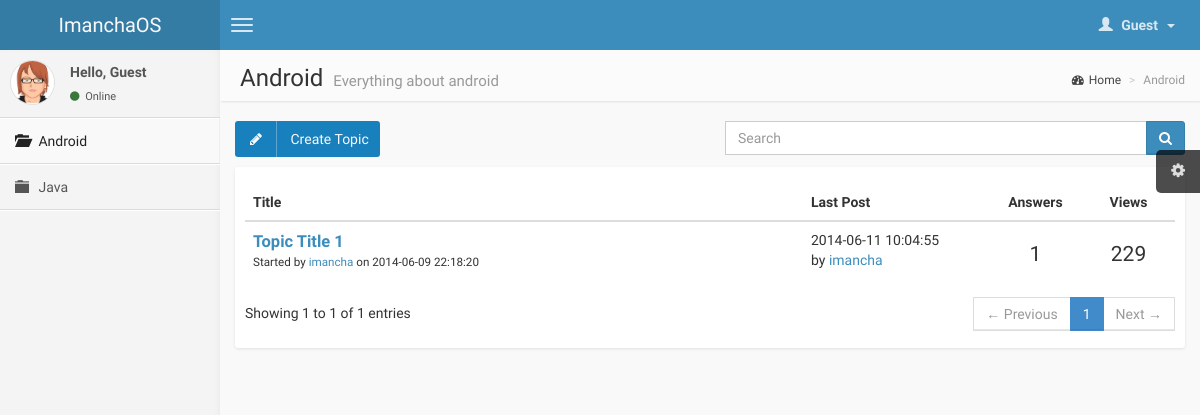
Before: /category.php?cid=1&title=Android with the older database file.
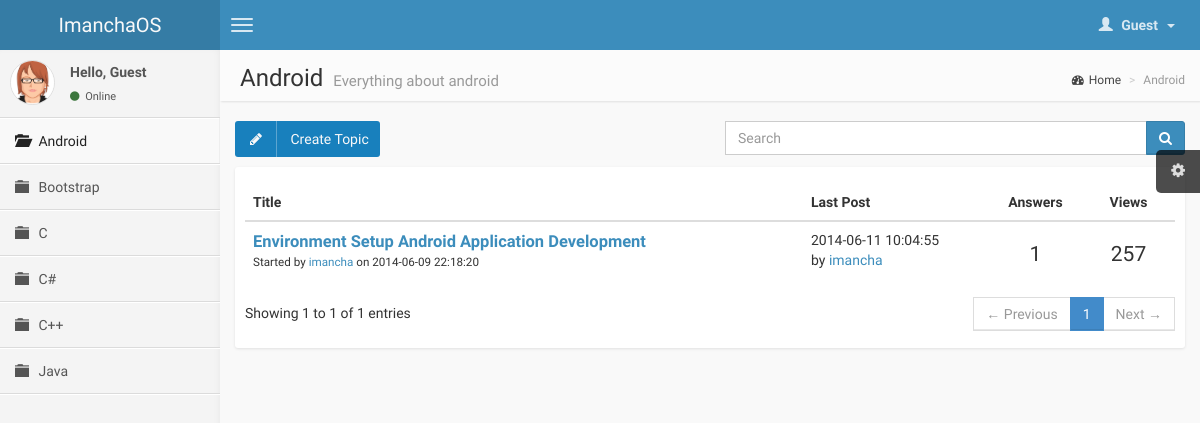
After: the same page with the newer database file.
### tables this page shows
CREATE TABLE IF NOT EXISTS `category` (
  `id_category` int(11) NOT NULL AUTO_INCREMENT,
  `name_category` varchar(30) NOT NULL,
  `description` varchar(50) NOT NULL,
  PRIMARY KEY (`id_category`)
);

CREATE TABLE IF NOT EXISTS `topic` (
  `id_topic` int(11) NOT NULL AUTO_INCREMENT,
  `id_category` int(11) NOT NULL,
  `title_topic` varchar(100) NOT NULL,
  `answers` int(11) NOT NULL DEFAULT '0',
  `views` int(11) NOT NULL DEFAULT '0',
  `date_topic` datetime NOT NULL,
  `reply_date_topic` datetime DEFAULT NULL,
  `creator_topic` varchar(30) NOT NULL,
  `last_post_by` varchar(30) NOT NULL,
  PRIMARY KEY (`id_topic`),
  KEY `id_category` (`id_category`),
  KEY `creator_topic` (`creator_topic`),
  KEY `last_post_by` (`last_post_by`)
);

### category.php (the view, shortened to what the changed rows need)
<?php include_once('function.inc');
  if(isset($_GET['cid']) && is_numeric($_GET['cid'])){
		$cid = (int) $_GET['cid'];
		if($cid > 0){
			$sql = "SELECT * FROM category WHERE id_category=$cid LIMIT 1";
			$res = mysql_query($sql) or die(mysql_error());
			if(mysql_num_rows($res) == 1){
				$row = mysql_fetch_assoc($res);
				$title = $row['name_category'];
				$description = $row['description'];
			}else{
				$error = TRUE;
			}
		}else{
			$error = TRUE;
		}
  }else{
		$error = TRUE;
	}
?>
<!DOCTYPE html>
<html>
  <head>
    <link href="css/bootstrap.min.css" rel="stylesheet" type="text/css" />
    <link href="css/font-awesome.min.css" rel="stylesheet" type="text/css" />
    <link href="css/ionicons.min.css" rel="stylesheet" type="text/css" />
    <link href="css/datatables/dataTables.bootstrap.css" rel="stylesheet" type="text/css" />
    <link href="css/imancha.css" rel="stylesheet" type="text/css" />
  </head>
  <body class="skin-blue">
    <div class="wrapper row-offcanvas row-offcanvas-left">
      <aside class="left-side sidebar-offcanvas"><?php sidebar(); ?></aside>
      <aside class="right-side">
        <section class="content-header">
          <?php echo '<h1>'.$title.' <small>'.$description.'</small></h1>'; ?>
          <ol class="breadcrumb">
            <li><a href="index.php"><i class="fa fa-dashboard"></i>Home</a></li>
            <li class="active"><?php echo $title; ?></li>
          </ol>
        </section>
        <section class="content">
					<div class="row">
						<div class="col-md-12">
							<div class="box box-solid">
								<?php
									$sql = "SELECT * FROM topic WHERE id_category=$cid ORDER BY reply_date_topic DESC";
									$res = mysql_query($sql) or die(mysql_error());
									if(mysql_num_rows($res) > 0){
										$topic .= '<div class="box-body table-responsive">';
										$topic .= '<table class="table table-hover" id="category">';
										$topic .= '<thead><tr><th width="60%">Title</th><th width="20%">Last Post</th><th width="10%" class="text-center">Answers</th><th width="10%" class="text-center">Views</th></tr></thead><tbody>';
										while($row = mysql_fetch_assoc($res)){
											$tid = $row['id_topic'];
											$title = $row['title_topic'];
											$answer = $row['answers'];
											$view = $row ['views'];
											$date = $row['date_topic'];
											$last = $row['last_post_by'];
											$reply = $row['reply_date_topic'];
											$creator = $row['creator_topic'];
											$sql0 = "SELECT id FROM user WHERE username='$creator' LIMIT 1";
											$res0 = mysql_query($sql0) or die(mysql_error());
											$row0 = mysql_fetch_array($res0);
											$sql1 = "SELECT id FROM user WHERE username='$last' LIMIT 1";
											$res1 = mysql_query($sql1) or die(mysql_error());
											$row1 = mysql_fetch_array($res1);
											if(isset($_SESSION['id']))
												$profil = 'href="profile.php?user='.$row0['id'].'"';
											else
												$profil = 'href="#required" data-toggle="modal" data-target="#login-modal"';
											if(isset($_SESSION['id']))
												$profile = 'href="profile.php?user='.$row1['id'].'"';
											else
												$profile = 'href="#required" data-toggle="modal" data-target="#login-modal"';
											$topic .= "<tr>
																	<td><p style='font-size: 16.5px;' class='no-margin'><b><a href='topic.php?cid=$cid&tid=$tid&title=$title'>$title</a></b></p><p style='font-size:smaller;'>Started by <a $profil>$creator</a> on $date</p></td>
																	<td><p class='no-margin'>$reply</p> by <a $profile>$last</a></td>
																	<td class='text-center'><p class='lead margin'>$answer</p></td>
																	<td class='text-center'><p class='lead margin'>$view</p></td>
																 </tr>";
										}
										$topic .= "</tbody></table></div>";
									}else{
										$topic = "<div class='box-body'>There are no topics available in $title categories yet.</div>";
									}
									echo $topic;
								?>
							</div>
						</div>
					</div>
        </section>
      </aside>
    </div>
  </body>
</html>

### function.inc (shortened to what the changed rows need)
<?php session_start();
	function sidebar(){
		if(isset($_SESSION['id'])){
			if($_SESSION['level'] == "admin")
				$dashboard = "<li><a href='admin.php'><i class='glyphicon glyphicon-eye-open'></i><span>Administrator</span></a></li>";
			$message = "<p>Hello, ".$_SESSION['username']."</p>";
			$dashboard .= "<li><a href='dashboard.php'><i class='fa fa-dashboard'></i><span>Dashboard</span></a></li>";
		}else{
			$message = "<p>Hello, Guest</p>";
			$dashboard = "";
		}
		echo '<section class="sidebar">
            <div class="user-panel">
                <div class="pull-left image">
                    <img src="img/avatar3.png" class="img-circle" alt="User Image" />
                </div>
                <div class="pull-left info">
									'.$message.'
									<a href="#"><i class="fa fa-circle text-success"></i> Online</a>
                </div>
            	</div>
            <ul class="sidebar-menu">'.$dashboard.'';
							$sql = "SELECT * FROM category ORDER BY name_category ASC";
							$res = mysql_query($sql) or die(mysql_error());
							if(mysql_num_rows($res) > 0){
								while($row = mysql_fetch_assoc($res)){
									$id = $row['id_category'];
									$name = $row['name_category'];
									if(isset($_GET['cid']) && ($_GET['cid'] == $id)){
										$active = "active";
										$icon = "glyphicon-folder-open";
									}else{
										$active = "";
										$icon = "glyphicon-folder-close";
									}
									echo '<li class='.$active.'>
													<a href="category.php?cid='.$id.'&title='.$name.'">
														<i class="glyphicon '.$icon.'"></i>
														<span>'.$name.'</span>
													</a>
												</li>';
								}
							}
    echo '	</ul>
      		</section>';
	}
?>

Changed rows visible on the page:
added category: name_category "Bootstrap"
added category: name_category "C"
added category: name_category "C#"
added category: name_category "C++"
changed topic "imancha": title_topic "Topic Title 1" → "Environment Setup Android Application Development"; views "229" → "257"
